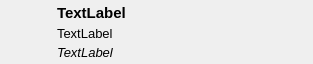
<?xml version="1.0" encoding="UTF-8"?>
<ui version="4.0">
 <class>librepcb::library::manager::LibraryListWidgetItem</class>
 <widget class="QWidget" name="librepcb::library::manager::LibraryListWidgetItem">
  <property name="geometry">
   <rect>
    <x>0</x>
    <y>0</y>
    <width>313</width>
    <height>64</height>
   </rect>
  </property>
  <property name="sizePolicy">
   <sizepolicy hsizetype="Preferred" vsizetype="Fixed">
    <horstretch>0</horstretch>
    <verstretch>0</verstretch>
   </sizepolicy>
  </property>
  <property name="windowTitle">
   <string>Form</string>
  </property>
  <layout class="QHBoxLayout" name="horizontalLayout">
   <property name="leftMargin">
    <number>3</number>
   </property>
   <property name="topMargin">
    <number>1</number>
   </property>
   <property name="rightMargin">
    <number>1</number>
   </property>
   <property name="bottomMargin">
    <number>1</number>
   </property>
   <item>
    <widget class="QLabel" name="lblIcon">
     <property name="sizePolicy">
      <sizepolicy hsizetype="Fixed" vsizetype="Fixed">
       <horstretch>0</horstretch>
       <verstretch>0</verstretch>
      </sizepolicy>
     </property>
     <property name="minimumSize">
      <size>
       <width>48</width>
       <height>48</height>
      </size>
     </property>
     <property name="maximumSize">
      <size>
       <width>48</width>
       <height>48</height>
      </size>
     </property>
     <property name="lineWidth">
      <number>0</number>
     </property>
     <property name="text">
      <string/>
     </property>
     <property name="scaledContents">
      <bool>true</bool>
     </property>
     <property name="alignment">
      <set>Qt::AlignCenter</set>
     </property>
    </widget>
   </item>
   <item>
    <layout class="QVBoxLayout" name="verticalLayout">
     <property name="spacing">
      <number>1</number>
     </property>
     <item>
      <widget class="QLabel" name="lblLibraryName">
       <property name="sizePolicy">
        <sizepolicy hsizetype="Ignored" vsizetype="Fixed">
         <horstretch>0</horstretch>
         <verstretch>0</verstretch>
        </sizepolicy>
       </property>
       <property name="font">
        <font>
         <pointsize>11</pointsize>
         <weight>75</weight>
         <bold>true</bold>
        </font>
       </property>
       <property name="text">
        <string notr="true">TextLabel</string>
       </property>
      </widget>
     </item>
     <item>
      <widget class="QLabel" name="lblLibraryDescription">
       <property name="sizePolicy">
        <sizepolicy hsizetype="Ignored" vsizetype="Fixed">
         <horstretch>0</horstretch>
         <verstretch>0</verstretch>
        </sizepolicy>
       </property>
       <property name="font">
        <font>
         <pointsize>10</pointsize>
        </font>
       </property>
       <property name="text">
        <string notr="true">TextLabel</string>
       </property>
      </widget>
     </item>
     <item>
      <widget class="QLabel" name="lblLibraryUrl">
       <property name="sizePolicy">
        <sizepolicy hsizetype="Ignored" vsizetype="Fixed">
         <horstretch>0</horstretch>
         <verstretch>0</verstretch>
        </sizepolicy>
       </property>
       <property name="font">
        <font>
         <pointsize>10</pointsize>
         <italic>true</italic>
        </font>
       </property>
       <property name="text">
        <string notr="true">TextLabel</string>
       </property>
      </widget>
     </item>
    </layout>
   </item>
  </layout>
 </widget>
 <resources/>
 <connections/>
</ui>
